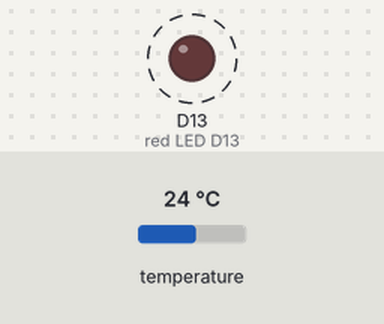
The program below on a simulated Circuit Playground running CircuitPython. Parts: output pins drawn as LEDs (lit = HIGH). Dashed ring = blinking. Inputs (shaded band) come from the test bench; at power-on: temperature 24 °C. Files the program writes start out absent; random numbers come from a fixed seed.

Above: at 0.5 s.
Timing chart, 0 to 4.6 s (numbered marks = the images above):
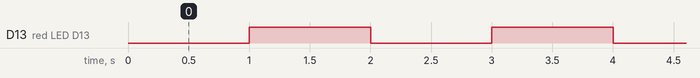

Measured:
- by itself, D13 (red LED D13): alternates HIGH for 1.0 s and LOW for 1.0 s

The program:

lesson09-better_file_writing.py
```python
import time
import random
from adafruit_circuitplayground.express import cpx

cpx.red_led = True
# remember, switch to the LEFT for coding; RIGHT for saving data

filename = "temp" + str(int(random.random()*100000)) + ".txt"

try:
    with open(filename, "w") as myfile:
        while True:
            temp = cpx.temperature
            myStr = str(temp) + "\n"
            myfile.write(myStr)
            myfile.flush()
            cpx.red_led = not cpx.red_led
            time.sleep(1)
            # slow blinking means it's collecting data
except:
    while True:
        cpx.red_led = not cpx.red_led
        time.sleep(.1)
        # fast blinking means there is an error
```
